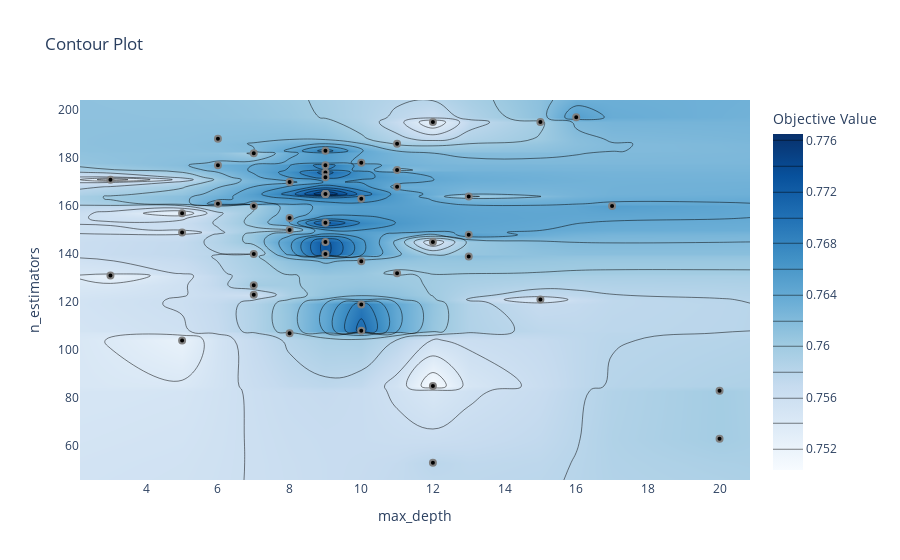

Here is the notebook cell this chart was saved with:
### Code cell
# 4. Contour Plot
plot_contour(study)

# gives the dense and sparse regions of the conducted trials search space

### Figure 1 — Plotly figure (JSON) as saved in the notebook; plotly's stock layout.template omitted (floating-point values rounded to 4 significant figures; data arrays with more than 128 entries replaced by an {"elided": "..."} marker saying what was removed)
{"data": [{"colorbar": {"title": {"text": "Objective Value"}}, "colorscale": [[0, "rgb(247,251,255)"], [0.125, "rgb(222,235,247)"], [0.25, "rgb(198,219,239)"], [0.375, "rgb(158,202,225)"], [0.5, "rgb(107,174,214)"], [0.625, "rgb(66,146,198)"], [0.75, "rgb(33,113,181)"], [0.875, "rgb(8,81,156)"], [1, "rgb(8,48,107)"]], "connectgaps": true, "contours": {"coloring": "heatmap"}, "hoverinfo": "none", "line": {"smoothing": 1.3}, "reversescale": false, "type": "contour", "x": [2.15, 3, 5, 6, 7, 8, 9, 10, 11, 12, 13, 15, 16, 17, 20, 20.85], "y": [45.8, 53, 63, 83, 85, 104, 107, 108, 119, 121, 123, 127, 131, 132, 137, 139, 140, 145, 148, 149, 150, 153, 155, 157, 160, 161, 163, 164, 165, 168, 170, 171, 172, 174, 175, 177, 178, 182, 183, 186, 188, 195, 197, 204.2], "z": {"elided": "44x16 float values"}}, {"marker": {"color": "black", "line": {"color": "Gray", "width": 2}}, "mode": "markers", "name": "Feasible Trial", "showlegend": false, "type": "scatter", "x": [9, 7, 17, 11, 12, 3, 20, 7, 5, 20, 12, 16, 15, 15, 9, 10, 9, 8, 13, 5, 5, 9, 9, 10, 7, 13, 9, 6, 3, 10, 8, 8, 11, 9, 9, 11, 6, 13, 9, 7, 10, 9, 12, 8, 6, 10, 12, 9, 11, 7], "y": [174, 123, 160, 175, 85, 171, 83, 140, 149, 63, 195, 197, 195, 121, 183, 178, 140, 107, 139, 157, 104, 177, 165, 137, 160, 148, 165, 161, 131, 108, 150, 170, 186, 165, 165, 168, 188, 164, 153, 127, 119, 172, 145, 155, 177, 163, 53, 145, 132, 182]}, {"marker": {"color": "#cccccc", "line": {"color": "Gray", "width": 2}}, "mode": "markers", "name": "Infeasible Trial", "showlegend": false, "type": "scatter", "x": [], "y": []}], "layout": {"title": {"text": "Contour Plot"}, "xaxis": {"range": [2.15, 20.85], "title": {"text": "max_depth"}}, "yaxis": {"range": [45.8, 204.2], "title": {"text": "n_estimators"}}}}
